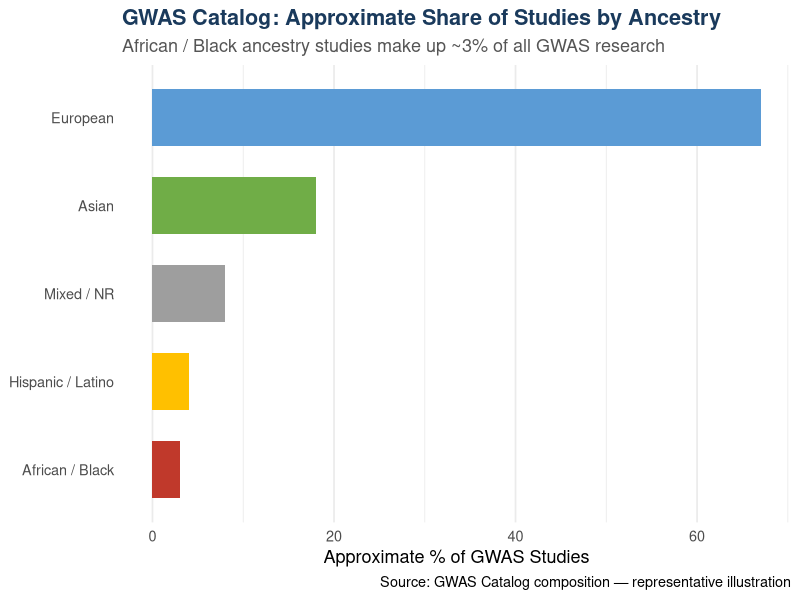
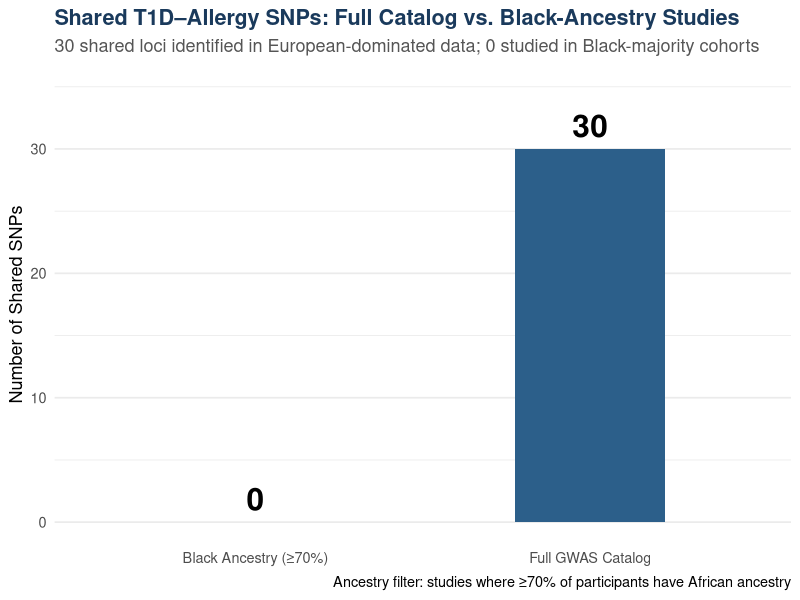

R code for these plots, in order:
## ---- chunk 1
knitr::opts_chunk$set(
  echo      = FALSE,   # hide code by default; override per chunk
  warning   = FALSE,
  message   = FALSE,
  fig.align = "center",
  fig.width = 8,
  fig.height = 5
)
library(tidyverse)
library(knitr)
library(kableExtra)
## ---- chunk 2
# Representative summary of ClinVar column categories
# (based on LLM FTI output and manual inspection)
col_categories <- tribble(
  ~Category,               ~Example_Columns,                                    ~Feature_Type,        ~Influential,
  "Core Identifiers",      "AlleleID, GeneID, GeneSymbol, HGNC_ID",             "Formatted_ID / Text", "Yes (GeneSymbol)",
  "Clinical Significance", "ClinicalSignificance, ReviewStatus, NumberSubmitters","Categorical / Numerical","Yes",
  "Disease / Phenotype",   "PhenotypeList, PhenotypeIDS, Origin",                "List / Text",         "Yes",
  "Genomic Location",      "Chromosome, Start, Stop, Cytogenetic",               "Numerical / Text",    "Contextual",
  "Cross-DB References",   "RS# (dbSNP), RCVaccession, VariationID",             "Formatted_ID",        "Yes (RS#)",
  "VCF Fields",            "PositionVCF, ReferenceAlleleVCF",                    "Numerical / Text",    "No — Dropped",
  "Submission & Testing",  "SubmitterCategories, TestedInGTR",                   "Categorical",         "No — Dropped",
  "Somatic / Oncogenicity","SomaticClinicalImpact, Oncogenicity",                "Categorical",         "No — Dropped"
)

col_categories %>%
  kable(
    caption = "Table 1. ClinVar Column Categories Identified via LLM Feature Type Inference",
    col.names = c("Category", "Example Columns", "Feature Type", "Influential for Study")
  ) %>%
  kable_styling(bootstrap_options = c("striped", "hover", "condensed"), full_width = TRUE) %>%
  column_spec(4, bold = TRUE,
              color = ifelse(col_categories$Influential == "No — Dropped", "#c0392b", "#1a7a3a"))
## ---- chunk 3
# Representative chart based on well-known GWAS catalog composition
ancestry_summary <- tribble(
  ~Ancestry,           ~Pct_Studies,
  "European",          67,
  "Asian",             18,
  "Mixed / NR",        8,
  "Hispanic / Latino", 4,
  "African / Black",   3
)

ggplot(ancestry_summary, aes(x = reorder(Ancestry, Pct_Studies), y = Pct_Studies, fill = Ancestry)) +
  geom_col(width = 0.65, show.legend = FALSE) +
  scale_fill_manual(values = c(
    "European"         = "#5b9bd5",
    "Asian"            = "#70ad47",
    "Mixed / NR"       = "#9e9e9e",
    "Hispanic / Latino"= "#ffc000",
    "African / Black"  = "#c0392b"
  )) +
  coord_flip() +
  labs(
    title    = "GWAS Catalog: Approximate Share of Studies by Ancestry",
    subtitle = "African / Black ancestry studies make up ~3% of all GWAS research",
    x        = NULL,
    y        = "Approximate % of GWAS Studies",
    caption  = "Source: GWAS Catalog composition — representative illustration"
  ) +
  theme_minimal(base_size = 13) +
  theme(
    plot.title    = element_text(face = "bold", color = "#1a3a5c"),
    plot.subtitle = element_text(color = "#555"),
    panel.grid.major.y = element_blank()
  )
## ---- chunk 4
multiplicity <- tribble(
  ~Pattern,                      ~Interpretation,                                           ~Analytical_Value,
  "Repeated SNP, different studies",  "Independent replication of association",             "Strengthens confidence",
  "Repeated SNP, different traits",   "Shared genetic locus between phenotypes",             "★ Core finding — pleiotropic loci",
  "Repeated accession, many SNPs",    "One study identified multiple significant variants", "Normal GWAS output"
)

multiplicity %>%
  kable(
    caption = "Table 2. Interpreting SNP and Accession Multiplicity in the Joined GWAS Dataset",
    col.names = c("Observed Pattern", "Interpretation", "Analytical Value")
  ) %>%
  kable_styling(bootstrap_options = c("striped", "hover"), full_width = TRUE) %>%
  column_spec(3, bold = TRUE, color = c("#1a7a3a", "#b8000a", "#555"))
## ---- chunk 5
gap_data <- tribble(
  ~Dataset,                  ~Shared_SNPs,
  "Full GWAS Catalog",       30,
  "Black Ancestry (≥70%)",   0
)

ggplot(gap_data, aes(x = Dataset, y = Shared_SNPs, fill = Dataset)) +
  geom_col(width = 0.45, show.legend = FALSE) +
  geom_text(aes(label = Shared_SNPs), vjust = -0.5, size = 8, fontface = "bold") +
  scale_fill_manual(values = c("Full GWAS Catalog" = "#2c5f8a", "Black Ancestry (≥70%)" = "#c0392b")) +
  scale_y_continuous(limits = c(0, 35)) +
  labs(
    title    = "Shared T1D–Allergy SNPs: Full Catalog vs. Black-Ancestry Studies",
    subtitle = "30 shared loci identified in European-dominated data; 0 studied in Black-majority cohorts",
    x        = NULL,
    y        = "Number of Shared SNPs",
    caption  = "Ancestry filter: studies where ≥70% of participants have African ancestry"
  ) +
  theme_minimal(base_size = 13) +
  theme(
    plot.title    = element_text(face = "bold", color = "#1a3a5c"),
    plot.subtitle = element_text(color = "#555"),
    panel.grid.major.x = element_blank()
  )
## ---- chunk 6
validation_summary <- tribble(
  ~Metric,                                    ~Value,
  "Total shared T1D–Allergy SNPs",            "30",
  "SNPs with ClinVar entries",                "2 (6.7%)",
  "SNPs absent from ClinVar",                 "28 (93.3%)",
  "Clinically validated shared gene symbols", "IL7R, RPS26"
)

validation_summary %>%
  kable(
    caption = "Table 3. ClinVar Coverage of the 30 Shared T1D–Allergy SNPs",
    col.names = c("Metric", "Value")
  ) %>%
  kable_styling(bootstrap_options = c("striped", "hover", "condensed"), full_width = FALSE) %>%
  column_spec(2, bold = TRUE, color = c("#1a3a5c", "#1a7a3a", "#c0392b", "#1a7a3a"))
## ---- chunk 7
validated <- tribble(
  ~SNP,         ~Gene,   ~T1D_Association,                          ~Allergy_Association,              ~Additional_Phenotypes,
  "rs6897932",  "IL7R",  "Established T1D susceptibility gene; affects T cell development and survival",
                          "Asthma; implicated in allergic inflammation and atopic conditions",
                          "Multiple sclerosis, Systemic lupus erythematosus, Primary biliary cholangitis",
  "rs705704",   "RPS26", "Located in chr12q13; affects INS (insulin gene) expression",
                          "Asthma; implicated in immune cell function",
                          "BMI, Metabolic syndrome, Forced expiratory volume, Thyroid medication use"
)

validated %>%
  kable(
    caption = "Table 4. The Two ClinVar-Confirmed Shared Loci Between T1D and Allergic Phenotypes",
    col.names = c("SNP", "Gene", "T1D Mechanism", "Allergy Association", "Additional Phenotypes")
  ) %>%
  kable_styling(bootstrap_options = c("striped", "hover"), full_width = TRUE) %>%
  row_spec(1, background = "#eaf4fb") %>%
  row_spec(2, background = "#f0f8ee")
